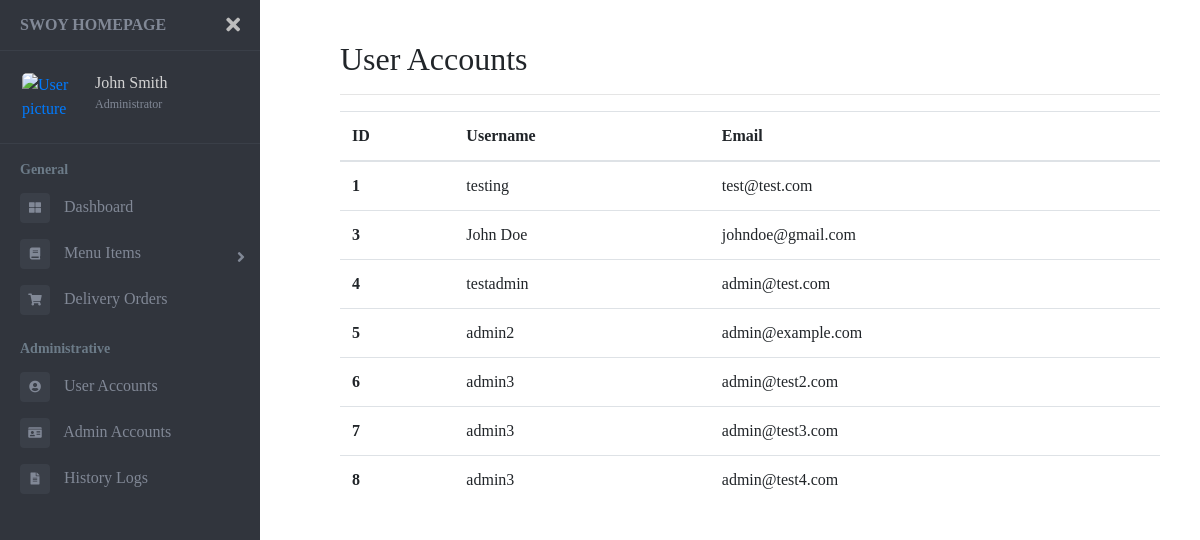
/admin/user_accounts, run on an earlier commit of the app's database.
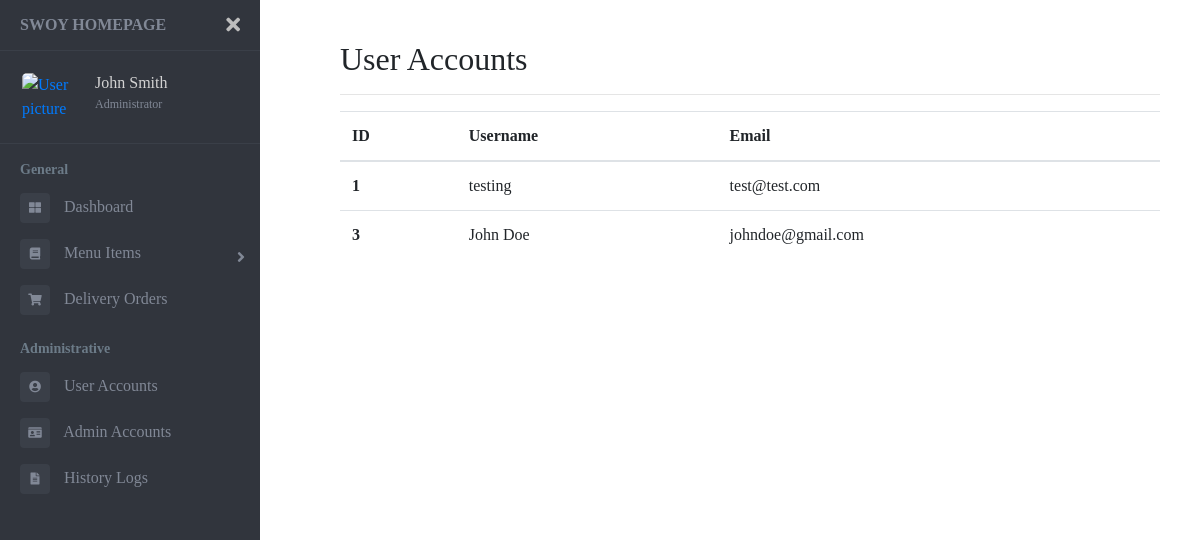
And on a later commit of the database.
### tables this page shows
CREATE TABLE user(
        user_id INTEGER PRIMARY KEY,
        username TEXT NOT NULL,
        email TEXT NOT NULL UNIQUE,
        password TEXT NOT NULL,
        security_qns TEXT NOT NULL,
        security_ans TEXT NOT NULL,
        admin INTEGER NOT NULL);

### app.py (the view)
@app.route("/admin/user_accounts")
def admin_user_accounts():
    try:
        user_id = request.args["id"]
        with sqlite3.connect("swoy.db") as conn:
            cursor = conn.cursor()
            cursor.execute(f"SELECT * FROM user WHERE user_id = '{user_id}'")
            user_account = cursor.fetchone()
    except:
        user_account = None
    users = None
    with sqlite3.connect("swoy.db") as conn:
        cursor = conn.cursor()
        cursor.execute(f"SELECT * FROM user WHERE admin = 0")
        users = cursor.fetchall()
    userList = []
    for user in users:
        userList.append({"id": user[0], "username": user[1], "email": user[2]})
    return render_template("admin_user_accounts.html", admin_title="User Accounts", userList=userList, user_account=user_account)

### templates/admin_user_accounts.html
{% extends "admin_base.html" %}
{% block content %}
<table class="table">
  <thead>
    <tr>
      <th scope="col">ID</th>
      <th scope="col">Username</th>
      <th scope="col">Email</th>
    </tr>
  </thead>
  <tbody>
    {% for user in userList %}
    <tr>
      <th scope="row">{{user.id}}</th>
      <td>{{user.username}}</td>
      <td>{{user.email}}</td>
    </tr>
    {% endfor %}
  </tbody>
</table>
{% endblock %}

### templates/admin_base.html (shortened to what this page needs)
<!DOCTYPE html>
<html lang="en">
<head>
    <link href="//maxcdn.bootstrapcdn.com/bootstrap/4.0.0/css/bootstrap.min.css" rel="stylesheet" id="bootstrap-css">
    <link rel="stylesheet" href="https://maxcdn.bootstrapcdn.com/bootstrap/4.0.0/css/bootstrap.min.css"
>
    <link href="https://use.fontawesome.com/releases/v5.0.6/css/all.css" rel="stylesheet">
    <link rel="stylesheet" href="../../static/admin.css">
</head>
<body>
<div class="page-wrapper chiller-theme toggled">
    <nav id="sidebar" class="sidebar-wrapper">
        <div class="sidebar-content">
            <div class="sidebar-brand">
                <a href="{{ url_for('home') }}">SWOY HOMEPAGE</a>
                <div id="close-sidebar">
                    <i class="fas fa-times"></i>
                </div>
            </div>
            <div class="sidebar-header">
                <div class="user-pic">
                    <a href="{{ url_for('admin_own_account', id=user_account[0]) }}">
                        <img class="img-responsive img-rounded"
                         src="https://raw.githubusercontent.com/azouaoui-med/pro-sidebar-template/gh-pages/src/img/user.jpg"
                         alt="User picture">
                    </a>
                </div>
                <div class="user-info">
                    {% if user_account %}
                    <a href="{{ url_for('admin_own_account', id=user_account[0]) }}">
                        <span class="user-name" style="color:lightgray;">{{ user_account[1] }}</span>
                    </a>
                    {% else %}
                    <a href="{{ url_for('admin_own_account', user_id=2) }}">
                        <span class="user-name" style="color:lightgray;">John Smith</span>
                    </a>
                    {% endif %}
                    <span class="user-role">Administrator</span>
                </div>
            </div>
            <div class="sidebar-menu">
                <ul>
                    <li class="header-menu">
                        <span>General</span>
                    </li>
                    <li>
                        <a href="{{ url_for('admin_dashboard', id=user_account[0]) }}">
                            <i class="fas fa-th-large"></i>
                            <span>Dashboard</span>
                        </a>
                    </li>
                    <li class="sidebar-dropdown">
                        <a href="#">
                            <i class="fa fa-book"></i>
                            <span>Menu Items</span>
                        </a>
                    </li>
                    <li>
                        <a href="{{ url_for('admin_orders', id=user_account[0]) }}">
                            <i class="fa fa-shopping-cart"></i>
                            <span>Delivery Orders</span>
                        </a>
                    </li>
                    <li class="header-menu">
                        <span>Administrative</span>
                    </li>
                    <li>
                        <a href="{{ url_for('admin_user_accounts', id=user_account[0]) }}">
                            <i class="fa fa-user-circle"></i>
                            <span>User Accounts</span>
                        </a>
                    </li>
                    <li>
                        <a href="{{ url_for('admin_admin_accounts', id=user_account[0]) }}">
                            <i class="fa fa-id-card"></i>
                            <span>Admin Accounts</span>
                        </a>
                    </li>
                    <li>
                        <a href="{{ url_for('admin_logs', id=user_account[0]) }}">
                            <i class="fa fa-file-alt"></i>
                            <span>History Logs</span>
                        </a>
                    </li>
                </ul>
            </div>
        </div>
    </nav>
    <main class="page-content">
        <div class="container-fluid">
            <h2>{{ admin_title|safe }}</h2>
            <hr>
            {% block content %}
            {% endblock %}
        </div>
    </main>
</div>
</body>
</html>

What changed in the data, as far as the page shows it:
removed user: id "4", username "testadmin", email "admin@test.com"
removed user: id "5", username "admin2", email "admin@example.com"
removed user: id "6", username "admin3", email "admin@test2.com"
removed user: id "7", username "admin3", email "admin@test3.com"
removed user: id "8", username "admin3", email "admin@test4.com"
